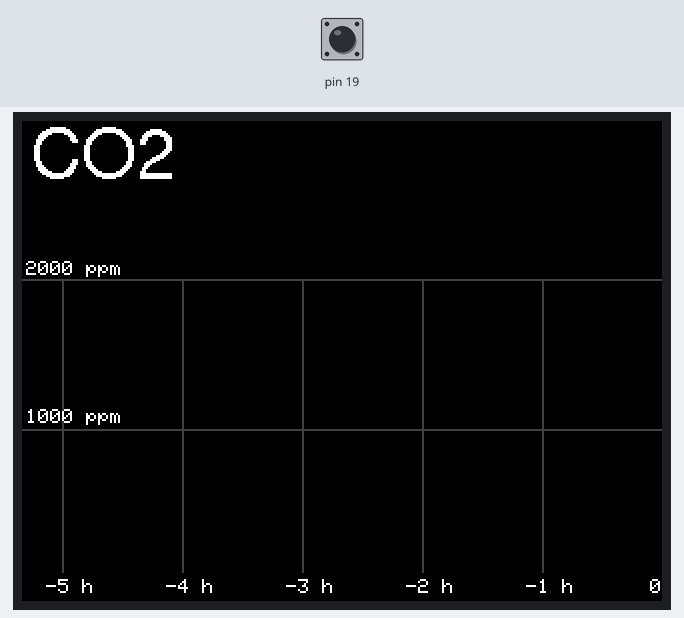
A sketch run on a simulated Arduino Uno, built with avr-gcc and run on an emulated ATmega328P. Shown: 320×240 colour display. The inputs (shaded band) are chosen by the test bench; at power-on: pin 19 HIGH. What the sketch prints to the serial monitor is not drawn.

Above: at 1.4 s.
1.5 s: pin 19 pulsed LOW 2 times (0.12 s each, 0.3 s apart)
At 2.6 s:
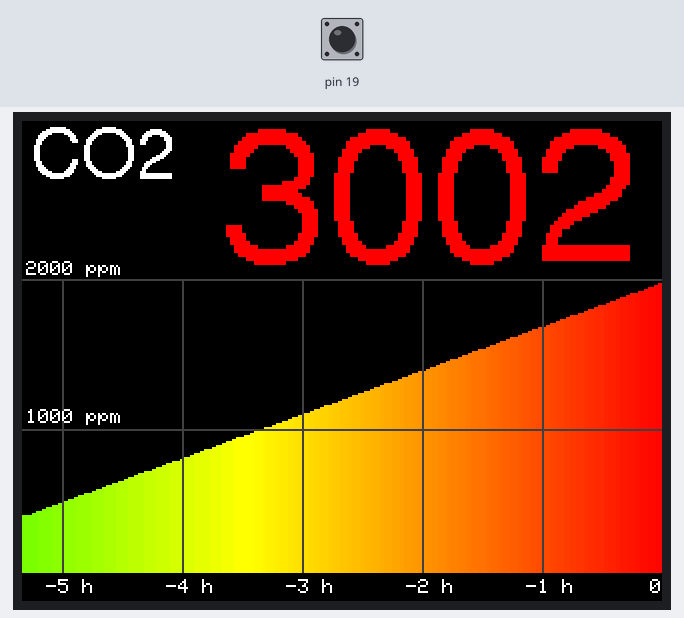
3.6 s: pin 19 pulled LOW for 0.15 s
At 4.9 s:
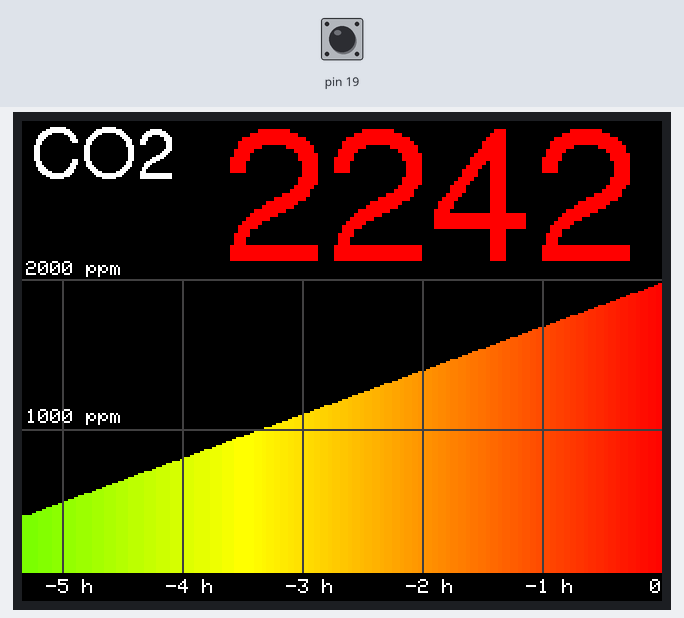
5.2 s: pin 19 pulled LOW for 1 s
At 7.4 s:
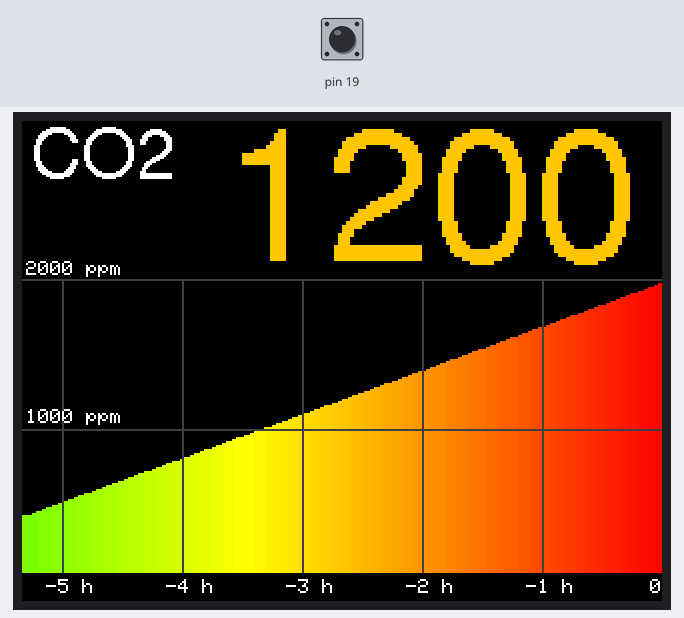
7.7 s: pin 19 pulled LOW for 3.2 s
At 12.1 s:
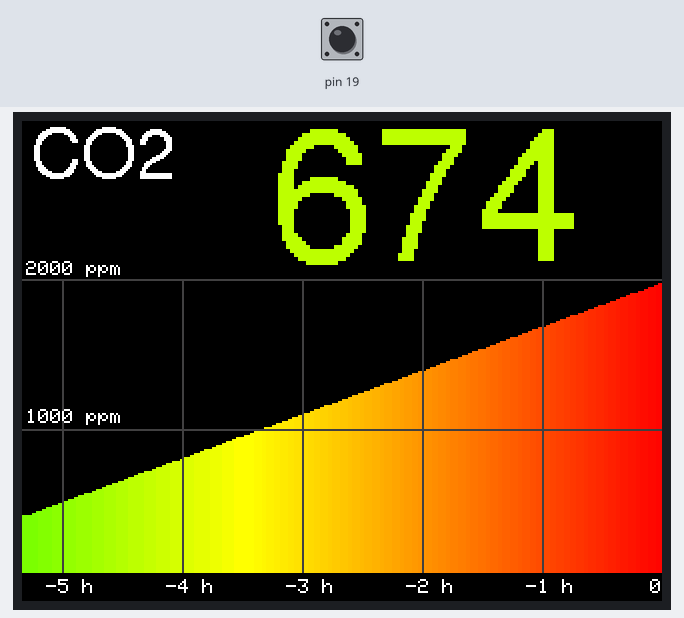
12.4 s: pin 19 pulled LOW for 0.15 s
At 14.0 s:
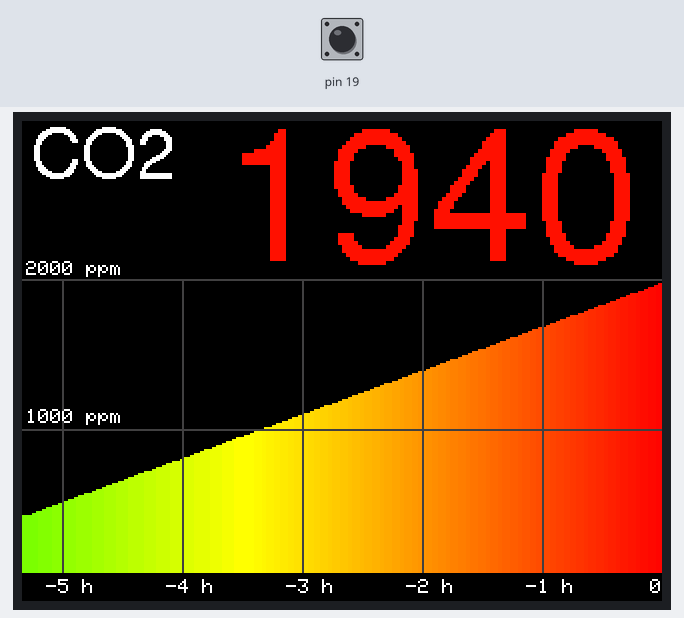
Timing chart, 0 to 15.0 s (numbered marks = the images above; inputs shaded):
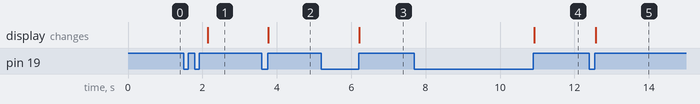

Measured:
- after the input at 1.5 s, the display: changes after 0.64 s (image 1)
- after the input at 3.6 s, the display: changes after 0.17 s (image 2)
- after the input at 5.2 s, the display: changes after 1.0 s (image 3)
- after the input at 7.7 s, the display: changes after 3.2 s (image 4)
- after the input at 12.4 s, the display: changes after 0.17 s (image 5)

The sketch:

dioxmeter.ino
```cpp
#include "config.h"
#include "dioxmeter.hpp"
#include "sensor.hpp"
#include "dashboard.hpp"
#include "logging.hpp"

void setup(void) {
	setup_log();
	setup_co2();
	setup_dashboard();
}

void loop(void) {
	static Measurment co2_ppm;
	if (measue_co2(co2_ppm)) {
		update_dashboard(co2_ppm);
		log_measurement(co2_ppm);
	}
}
```

chart.cpp
```cpp
/*
 * chart.cpp
 *
 *  Created on: Oct 1, 2020
 *      Author: ldir
 */

#include <stdint.h>
#include "logging.hpp"
#include "chart.hpp"

ChartBase::PointsBuffer ChartBase::pts;

ChartBase::ChartBase(Adafruit_GFX &tft)
  : tft(tft) {
	stat.reset();
}

void ChartBase::add_measuement(int value) {
	stat.add(value);
}

void ChartBase::mk_point() {
	pts.push(ppm2compr(stat.get_trimmed_mean()));
	stat.reset();
}

void ChartBase::clear() {
	stat.reset();
	pts.drop(pts.get_used());
	tft.fillRect(left_pos, DISPLAY_HEIGHT_PX - top_pos, right_pos - left_pos, top_pos - bottom_pos, BACKGROUND_COLOR);
	update();
}

void ChartBase::update() {
	draw_underlay();
	draw_chart();
	draw_overlay();
}

bool ChartBase::valid() {
	return stat.valid();
}

void ChartBase::draw_chart() {
	for (int x = left_pos; x < right_pos; x++) {
		int i = x - right_pos + pts.get_used();
		if (i >= 0) {
			uint16_t accum = *pts.get(i);
			uint8_t cnt = 1;

			if (i > 0) {
				accum += *pts.get(i - 1);
				++cnt;
			}

			if (i < pts.get_used() - 1) {
				accum += *pts.get(i + 1);
				++cnt;
			}
			// Middle points - average with both neighbors
			uint8_t avg_p = accum / cnt;
			plot_point(x, comr2coord(avg_p),
			           static_cast<uint8_t>(compr2color(avg_p)));
		}
	}
}

void ChartBase::fill_test() {
	const int values = right_pos - left_pos;
	const Transform<0, values, MIN_CHART_VALUE, MAX_CHART_VALUE> pos2value;
	for (int i = 0; i < values; ++i) {
		add_measuement(pos2value(i));
		mk_point();
	}
	update();
}


void CustomChart::draw_overlay() {
	const char x_label_yshift = -3;
	const char y_label_yshift = 10;
	char str_buf[16];
	tft.setFont();
	tft.setTextSize(1);
	tft.setTextColor(TEXT_COLOR);

	for (int x = left_pos; x < right_pos; x++) {
		int i = x - right_pos;
		if (i % 60 == 0) {
			tft.drawFastVLine(x, DISPLAY_HEIGHT_PX - top_pos, top_pos - bottom_pos, GRID_COLOR);

			tft.setCursor(x - 8, DISPLAY_HEIGHT_PX - bottom_pos - x_label_yshift);
			sprintf(str_buf, "%d h", i / 60);
			tft.print(str_buf);
		}
	}

	tft.drawLine(left_pos, DISPLAY_HEIGHT_PX - top_pos - 1, right_pos - 1, DISPLAY_HEIGHT_PX - top_pos - 1, BORDER_TOP_COLOR);
	tft.setCursor(left_pos + 2, DISPLAY_HEIGHT_PX - top_pos - y_label_yshift);
	sprintf(str_buf, "%d ppm", MAX_CHART_VALUE);
	tft.print(str_buf);

	int y_middle = ppm2coord(MAX_CHART_VALUE / 2);
	tft.drawLine(left_pos, DISPLAY_HEIGHT_PX - y_middle, right_pos - 1, DISPLAY_HEIGHT_PX - y_middle, GRID_COLOR);
	tft.setCursor(left_pos + 2, DISPLAY_HEIGHT_PX - y_middle - y_label_yshift);
	sprintf(str_buf, "%d ppm", MAX_CHART_VALUE / 2);
	tft.print(str_buf);

	tft.setCursor(right_pos - 6, DISPLAY_HEIGHT_PX - bottom_pos - x_label_yshift);
	tft.print("0");
}

void CustomChart::plot_point(int x, int y, uint8_t value) {
	auto color = palette(value);

	tft.drawLine(x, DISPLAY_HEIGHT_PX - y - 1, x, DISPLAY_HEIGHT_PX - top_pos, BACKGROUND_COLOR);
	if (line_width) {
		const int y2 = max(y - 20, bottom_pos);
		tft.drawLine(x, DISPLAY_HEIGHT_PX - y2, x, DISPLAY_HEIGHT_PX - y, color);
		tft.drawLine(x, DISPLAY_HEIGHT_PX - bottom_pos - 1, x, DISPLAY_HEIGHT_PX - y2 - 1, BACKGROUND_COLOR);
	} else {
		tft.drawLine(x, DISPLAY_HEIGHT_PX - bottom_pos - 1, x, DISPLAY_HEIGHT_PX - y, color);
	}
}
```

chart.hpp
```cpp
/*
 * chart.hpp
 *
 *  Created on: Sep 30, 2020
 *      Author: ldir
 */

#ifndef CHART_HPP_
#define CHART_HPP_

#include "config.h"
#include "utils.hpp"
#include "named_colors.h"
#include "static_ring.hpp"

#include <stdint.h>
#include <Adafruit_GFX.h>    // Core graphics library


typedef uint16_t (*Palette)(uint8_t x);

class ChartBase { // @suppress("Class has a virtual method and non-virtual destructor")
protected:
	static const int16_t left_pos = 0;
	static const int16_t right_pos = DISPLAY_WIDTH_PX;
	static const int16_t bottom_pos = 14;
	static const int16_t top_pos = 160;

	static const int16_t min_chart_pos = (top_pos - bottom_pos) * static_cast<long int>(MIN_CHART_VALUE)/ MAX_CHART_VALUE + bottom_pos;
	static const Transform<MIN_CHART_VALUE, MAX_CHART_VALUE, min_chart_pos, top_pos> ppm2coord;

	Adafruit_GFX &tft;

public:
	ChartBase(Adafruit_GFX &tft);
	void add_measuement(int value);
	void mk_point();
	void update();
	bool valid();
	void clear();
	void fill_test();
private:
	Averager stat;
	typedef StaticRing<uint8_t, uint16_t, right_pos - left_pos> PointsBuffer;
	static PointsBuffer pts;
	static const Transform<MIN_CHART_VALUE, MAX_CHART_VALUE, 0, UINT8_MAX> ppm2compr;
	static const Transform<0, UINT8_MAX, min_chart_pos, top_pos> comr2coord;
	static const Transform<0, UINT8_MAX, MIN_CHART_COLOR, MAX_CHART_COLOR> compr2color;

	virtual void plot_point(int x, int y, uint8_t value) =0;
	virtual void draw_underlay() {
	}
	virtual void draw_overlay() {
	}

	void draw_chart();
};

class CustomChart: public ChartBase { // @suppress("Class has a virtual method and non-virtual destructor")

	const int line_width=0; // 0 to flood
	const uint16_t BORDER_TOP_COLOR = DARK_GREY;
	const uint16_t GRID_COLOR = DARK_GREY;
	const uint16_t TEXT_COLOR = WHITE;

public:
	CustomChart(Adafruit_GFX &tft, Palette palette) :
			ChartBase(tft), palette(palette) {
	}
private:
	Palette palette;
	void plot_point(int x, int y, uint8_t value) override;
	void draw_overlay() override;

};

#endif /* CHART_HPP_ */
```

dashboard.cpp
```cpp
#include "config.h"
#include "dashboard.hpp"
#include "named_colors.h"
#include "utils.hpp"
#include "static_ring.hpp"
#include "tft_utils.hpp"

#include <limits.h>
#include <stdio.h>
#include <string.h>

#include <Adafruit_GFX.h>    // Core graphics library
#include <MCUFRIEND_kbv.h>

#include "chart.hpp"
#include <Fonts/FreeSans18pt7b.h>
#include <Fonts/FreeSans24pt7b.h>

const unsigned long PLOT_DELAY = 60000;

/*
 #define LCD_CS A3 // Chip Select goes to Analog 3
 #define LCD_CD A2 // Command/Data goes to Analog 2
 #define LCD_WR A1 // LCD Write goes to Analog 1
 #define LCD_RD A0 // LCD Read goes to Analog 0

 #define LCD_RESET A4 // Can alternately just connect to Arduino's reset pin
 #include <TftSpfd5408.h> // Hardware-specific library
 */

MCUFRIEND_kbv tft;


static inline uint16_t RGB(uint8_t r, uint8_t g, uint8_t b) {
	return tft.color565(r, g, b);
}

static uint16_t palette_8bit(uint8_t x) {
	uint16_t c = x * 2;
	if (c < 256)
		return RGB(c, 255, 0);
	else if (c < 512)
		return RGB(255, 511 - c, 0);
	else
		return RGB(255, 255, 255);
}

static CustomChart plotter(tft, palette_8bit);

static void test_palette() {
	const static Transform<0, DISPLAY_WIDTH_PX-1, 0, 255> xtoc;
	for (int i = 0; i < DISPLAY_WIDTH_PX; ++i) {
		uint16_t c = palette_8bit(xtoc(i));
		tft.drawFastVLine(i, 0, 20, c);
	}
}

static void setup_display() {
	tft.reset();
	tft.begin(TFT_ID);
	tft.setRotation(TFT_ROTATE);
}

void setup_ttf() {
	tft.fillScreen(BACKGROUND_COLOR);

	tft.setFont(&FreeSans18pt7b);
	tft.setTextSize(1);
	tft.setTextColor(WHITE);
	tft.setCursor(5, 28);
	tft.print("CO2");
}

void setup_dashboard(void) {
	setup_display();
	setup_ttf();
	plotter.update();
}


void update_label(int ppm) {
	char str_buf[16];
	static const Transform<MIN_CHART_VALUE-500, MAX_CHART_VALUE, 0, MAX_CHART_COLOR> ppm2color;
	static TftLabelFill ppm_printer {tft, BACKGROUND_COLOR, 100, 68, 2, &FreeSans24pt7b };
	static int _ppm = -1;

	if (_ppm != ppm) {
		uint16_t color = palette_8bit(ppm2color(ppm));
		sprintf(str_buf, "%4d", ppm);
		ppm_printer.print(str_buf, color);
		_ppm = ppm;
	}
}

void update_chart(const Measurment &measurement){
	static unsigned long next_plot_time = millis() + PLOT_DELAY;
	static bool test_shown = false;

	if (!test_shown && !measurement.valid) {
		plotter.fill_test();
		test_shown = true;
	}

	if (measurement.valid) {
		if (test_shown) {
			plotter.clear();
			test_shown = false;
		}
		plotter.add_measuement(measurement.value);
		unsigned long current_time = millis();
		if (current_time >= next_plot_time && plotter.valid()) {
			plotter.mk_point();
			plotter.update();
			next_plot_time += PLOT_DELAY;
		}
	}
}


void update_dashboard(const Measurment &measurement) {
	update_label(measurement.value);
	update_chart(measurement);
}
```

dashboard.hpp
```cpp
/*
 * dashboard.hpp
 *
 *  Created on: Sep 28, 2020
 *      Author: ldir
 */

#ifndef DASHBOARD_HPP_
#define DASHBOARD_HPP_

#include "dioxmeter.hpp"

void setup_dashboard(void);
void update_dashboard(const Measurment& measurement);

#endif /* DASHBOARD_HPP_ */
```

logging.cpp
```cpp
/*
 * logging.cpp
 *
 *  Created on: Sep 27, 2020
 *      Author: ldir
 */
#include "dioxmeter.hpp"
#include <Arduino.h>
#include <stdio.h>
#include <string.h>

#define MAX_STRING_LENGHT 32 //Doesn`t work with big values, I can`t understand why
static char str_buf[MAX_STRING_LENGHT + 1];

static int makeNmeaSentense(char *buffer, int size, const char *sentense, ...) {
	int ret;
	if (*sentense != '$')
		return -1;
	va_list arg;
	va_start(arg, sentense);
	ret = vsnprintf(buffer, size, sentense, arg);
	va_end(arg);
	if (buffer[ret - 1] != '*')
		return -1;
	if (ret + 5 > size)
		return -1;
	unsigned char crc = 0;
	char *data = buffer + 1;
	while (*data && *data != '*') {
		crc ^= *data++;
	}
	ret += snprintf(&buffer[ret], 5, "%02X\r\n", crc);
	return ret;
}

static inline void print_str(const char *str) {
	Serial.println(str);
}


static void dump_nmea_value(const char *name, int value, bool valid) {
	makeNmeaSentense(str_buf, MAX_STRING_LENGHT, "$%s,%d,%i*", name, value, static_cast<int>(valid));
	print_str(str_buf);
}

static void dump_nmea_value(const char *name, const char *value) {
	makeNmeaSentense(str_buf, MAX_STRING_LENGHT, "$%s,%s*", name, value);
	print_str(str_buf);
}

void setup_log(void) {
	Serial.begin(9600);
	dump_nmea_value("VER", VER);
}

void log_debug(const char *str) {
	print_str(str);
}

void log_measurement(const Measurment &measurement) {
	static int _ppm=-1;
	const int ppm = measurement.value;
	if (_ppm != ppm) {
		dump_nmea_value("CO2", ppm, measurement.valid);
		_ppm = ppm;
	}
}
```

logging.hpp
```cpp
/*
 * logging.hpp
 *
 *  Created on: Sep 28, 2020
 *      Author: ldir
 */

#ifndef LOGGING_HPP_
#define LOGGING_HPP_

#include "dioxmeter.hpp"

void setup_log(void);
void log_measurement(const Measurment& measurement);
void log_debug(const char*);

#endif /* LOGGING_HPP_ */
```

named_colors.h
```cpp
/*
 * named_colors.h
 *
 *  Created on: Sep 26, 2020
 *      Author: ldir
 */

#ifndef NAMED_COLORS_H_
#define NAMED_COLORS_H_


// Assign human-readable names to some common 16-bit color values:
#define BLACK   0x0000
#define BLUE    0x001F
#define RED     0xF800
#define GREEN   0x07E0
#define CYAN    0x07FF
#define MAGENTA 0xF81F
#define YELLOW  0xFFE0
#define WHITE   0xFFFF
#define BROWN   0x8000
#define GREY    0x8410
#define DARK_GREY    0x4208

#endif /* NAMED_COLORS_H_ */
```

sensor.hpp
```cpp
/*
 * sensor.hpp
 *
 *  Created on: Sep 28, 2020
 *      Author: ldir
 */

#ifndef SENSOR_HPP_
#define SENSOR_HPP_

#include "dioxmeter.hpp"

void setup_co2();
bool measue_co2(Measurment&);


#endif /* SENSOR_HPP_ */
```

sensors.cpp
```cpp
/*
 * sensors.ino
 *
 *  Created on: Sep 19, 2020
 *      Author: ldir
 */

#include "config.h"
#include "sensor.hpp"
#include <Arduino.h>
#include "utils.hpp"
#include "logging.hpp"


static volatile unsigned long period_us;
static volatile unsigned long pulse_time_us;
static volatile unsigned int mesurements_cnt;

static void setup_pcint() {
	DDRC &= ~bit(PC5); //AIN
	PORTC |= bit(PC5);
	PCMSK1 |= bit(PCINT13);
	PCICR |= bit(PCIE1);
}

SIGNAL(PCINT1_vect) //PCINT13 PC5 ADC5
{
	static volatile bool valid=false;
	static volatile unsigned long imp_int;
	static volatile bool last_level;
	static volatile unsigned long last_on;

	bool level = PINC & _BV(PC5);
	if(last_level != level) {
		unsigned long time = micros();
		if(level) {
			if(valid) {
				period_us = time_diff(last_on,time);
				pulse_time_us = imp_int;
				++mesurements_cnt;
			}
			valid = true;
			last_on = time;
		} else {
			imp_int = time_diff(last_on,time);
		}
		last_level = level;
	}
}

int calc_ppm(unsigned long period, unsigned long imp, int max_ppm) {
	int dead_time = period / 251;
	return max_ppm * (imp - dead_time / 2) / (period - dead_time);
}

void setup_co2() {
	setup_pcint();
}

bool measue_co2(Measurment &result) {
	static unsigned int _cnt;
	static int ppm;
	static bool heated = false;
	unsigned long current_time = millis();

	if (!heated && current_time > HEATING_DELAY) {
		heated = true;
	}
	result.valid = heated;
	if (_cnt != mesurements_cnt) {
		ppm = calc_ppm(period_us, pulse_time_us, MAX_PPM);

		if(ppm > VALID_MAX_PPM || ppm < VALID_MIN_PPM) {
			return false;
		}

		_cnt = mesurements_cnt;
		result.value = ppm;
		return true;
	} else {
		return false;
	}
}
```

static_ring.hpp
```cpp
#ifndef STATIC_RING_HPP_
#define STATIC_RING_HPP_

template<typename T, typename ndx_t, int SIZE>
class StaticRing {
	T data[SIZE];
	ndx_t used;
	ndx_t tail;
public:
	StaticRing():used(0),tail(0){};

	inline ndx_t get_used() const {return used;}
	inline ndx_t get_size() const {return SIZE;}
	inline ndx_t get_free() const {return SIZE-used;}

	const T* get(ndx_t i) const {
		if (i < used) {
			return &data[(tail + i) % SIZE];
		} else
			return 0;
	}

	bool drop(ndx_t i) {
		if (i <= used) {
			tail = (tail + i) % SIZE;
			used -= i;
			return true;
		} else
			return false;
	}

	bool put(const T& c) {
		if (SIZE > used) {
			data[(tail + used) % SIZE] = c;
			used++;
			return true;
		} else
			return false;
	}

	void push(const T& c) {
		if (used >= SIZE) {
			tail = (tail + 1) % SIZE;
			used --;
		}
		data[(tail + used) % SIZE] = c;
		used++;
	}

};


#endif /* STATIC_RING_HPP_ */
```

tft_utils.hpp
```cpp
/*
 * tft_utils.hpp
 *
 *  Created on: Sep 27, 2020
 *      Author: ldir
 */

#ifndef TFT_UTILS_HPP_
#define TFT_UTILS_HPP_

#include <Arduino.h>
#include <Adafruit_GFX.h>    // Core graphics library
#include <string.h>

//Could be faster for fine fonts
class TftLabelFill {
	Adafruit_GFX& tft;
	unsigned int background;
	int x, y;
	char sz;
	const GFXfont *font;
	bool printed;
	int16_t  x1, y1;
	uint16_t w, h;

public:
	TftLabelFill(Adafruit_GFX& tft, uint16_t background, int x, int y, char sz, const GFXfont *font = nullptr) :
			tft(tft), background(background), x(x), y(y), sz(sz), font(font), printed(false) {
	}

	void print(const char *txt, unsigned int color) {
		tft.setFont(font);
		tft.setCursor(x, y);
		tft.setTextSize(sz);
		tft.setTextColor(color);
		if (printed) {
			tft.fillRect(x1, y1, w+1, h+1, background);
		}
		// Some delay is needed between fillRect and print or artifacts appeared. Let it be getTextBounds
		// If delay is not enough use delay(1);
		tft.getTextBounds(txt, x, y, &x1, &y1, &w, &h);
		tft.print(txt);
		printed = true;
	}
};


#endif /* TFT_UTILS_HPP_ */
```

utils.cpp
```cpp
#include "utils.hpp"
#include <limits.h>
#include <stdio.h>

unsigned long time_diff(long unsigned time1, long unsigned time2)
{
  if(time2>=time2)
    return time2-time1;
  else
    return (ULONG_MAX-time1)+time2+1;
}
```

config.h
```cpp
//Copy to config.h and tune

// Display properties
#define TFT_ID 0x9341
#define TFT_ROTATE 1 //USE 1 and 3 for horisontal orientation


// Chart properties
#define  MIN_CHART_VALUE 400
#define  MAX_CHART_VALUE 2000

#define MIN_CHART_COLOR 60
#define MAX_CHART_COLOR 255

#define DISPLAY_WIDTH_PX 320
#define DISPLAY_HEIGHT_PX 240

#define  BACKGROUND_COLOR BLACK


// Sensor and measurement properties
#define HEATING_DELAY 120000L
#define MAX_PPM 5000

#define VALID_MAX_PPM 4500
#define VALID_MIN_PPM 350
```

dioxmeter.hpp
```cpp
/*
 * dioxmeter.hpp
 *
 *  Created on: Sep 19, 2020
 *      Author: ldir
 */

#ifndef DIOXMETER_HPP_
#define DIOXMETER_HPP_

#define VER "1.5"

struct Measurment {
	int value;
	bool valid;
};

#endif /* DIOXMETER_HPP_ */
```

Source omitted: utils.hpp (4620 bytes)
